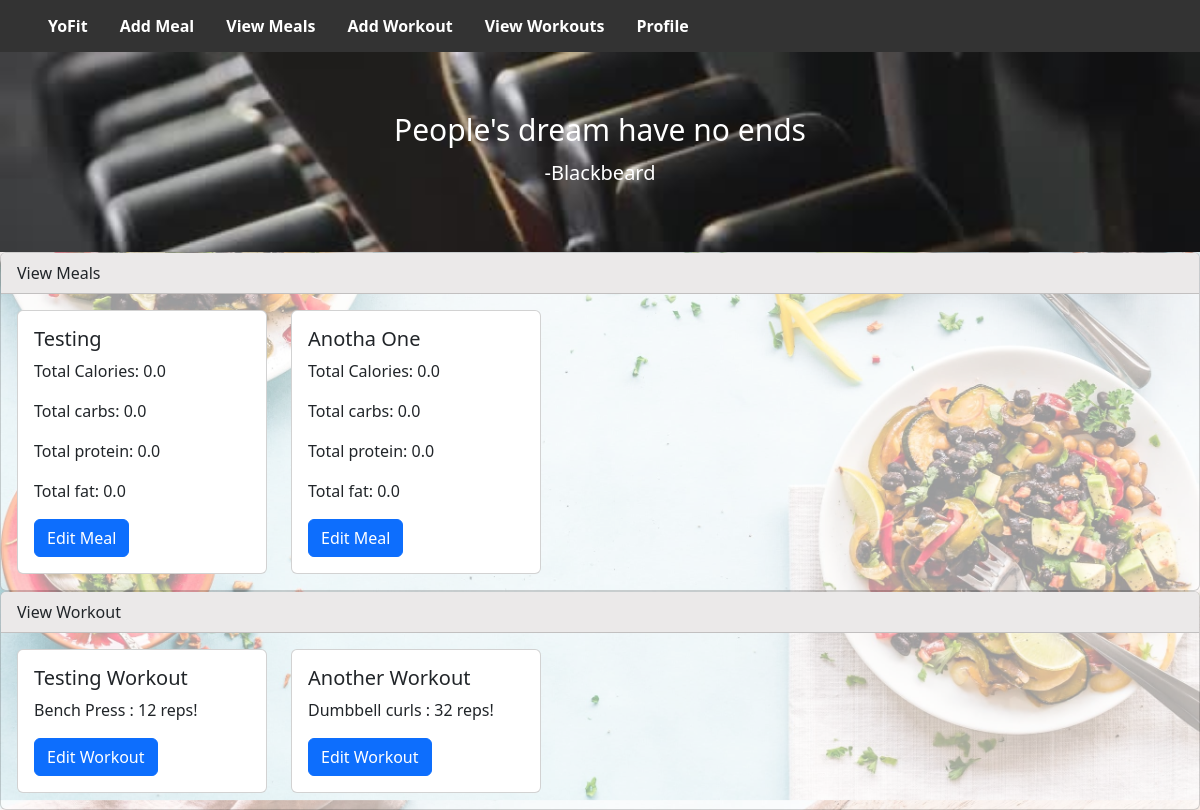
Page /home (signed in) on the earlier database version.
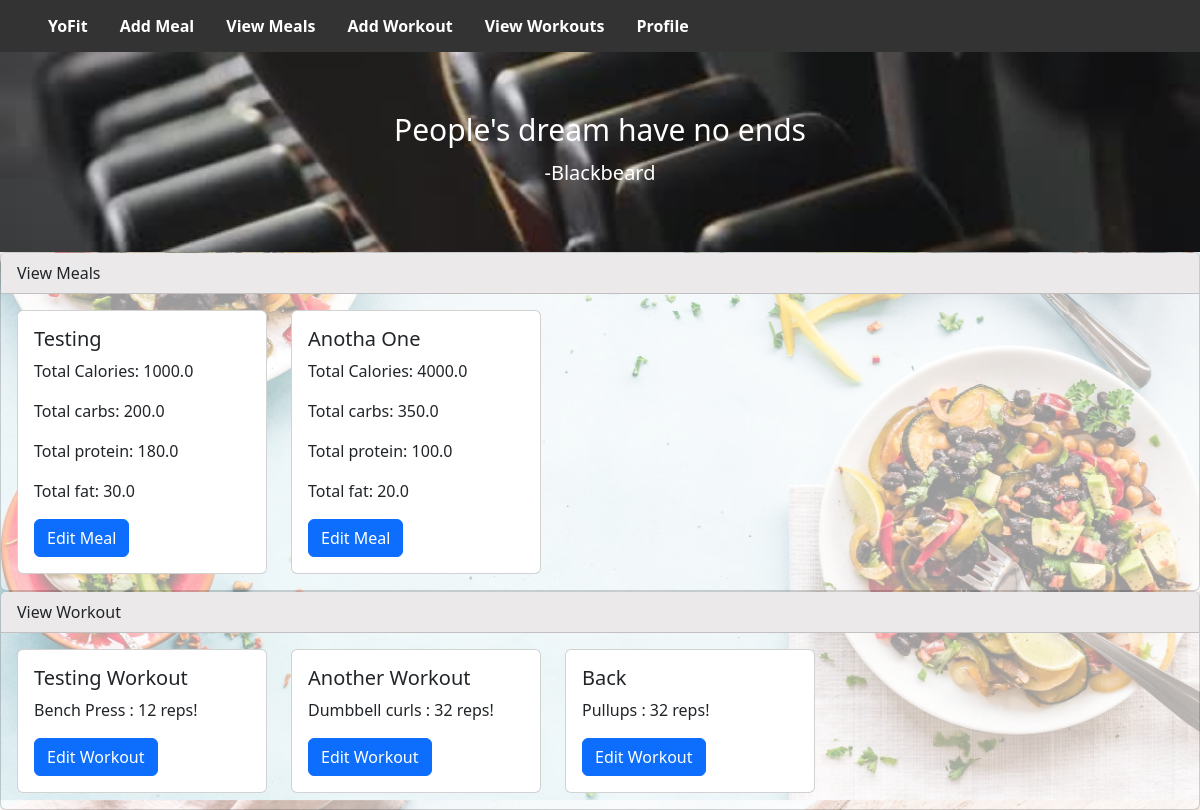
Same page on the later database version.
### app/models.py (models this page shows)
class Meal(db.Model):
 id = db.Column(db.Integer, primary_key = True)
 name = db.Column(db.String(32))
 type = db.Column(db.String(16))
 meal_item_names = db.Column(db.String(1024))
 time_to_eat = db.Column(db.Date, default = date.today())
 time_meal = db.Column(db.Time, default = datetime.now())
 creator_id = db.Column(db.Integer, db.ForeignKey(User.id))
 meal_calories = db.Column(db.Float)
 meal_carbs = db.Column(db.Float)
 meal_protien = db.Column(db.Float) #spell mischeck- incase there is a bug later
 meal_fat = db.Column(db.Float)

class Workout(db.Model):
 id = db.Column(db.Integer, primary_key = True)
 name = db.Column(db.String(32))
 exercise = db.Column(db.String(32))
 repititions = db.Column(db.Integer)
 time_to_do = db.Column(db.Date, default = date.today())
 time_workout = db.Column(db.Time, default = datetime.now())
 creator_id = db.Column(db.Integer, db.ForeignKey(User.id))

### app/routes.py (the view)
@appObj.route('/home') #home page
@login_required
def home():
 user = current_user
 all_workouts = Workout.query.filter_by(creator_id = user.id).all()
 all_meals = Meal.query.filter_by(creator_id = user.id).all()
 return render_template('home.html', all_meals = all_meals, all_workouts = all_workouts)

### app/models.py (called while the page is built)
@login.user_loader
def load_user(id):
 return User.query.get(int(id))

### app/templates/home.html (shortened to what this page needs)
<!DOCTYPE html>
<html lang="en" >
<head>
    <link rel="stylesheet" href="{{ url_for('static', filename='css/homepage.css') }}">
    <link href="https://cdn.jsdelivr.net/npm/bootstrap@5.2.3/dist/css/bootstrap.min.css" rel="stylesheet">
</head>
<header>
    <ul>
        <li><a class="active" href="/home">YoFit</a></li>
        <li><a class="active" href="/createMeal">Add Meal</a></li>
        <li><a class="active" href="/viewMeals">View Meals</a></li>
        <li><a class="active" href="/createWorkout">Add Workout</a></li>
        <li><a class="active" href="/viewWorkouts">View Workouts</a></li>
        <li><a class="active" href="/profile">Profile</a></li>
      </ul>
</header>
<body>
  <div class="hero-image">
    <div class="hero-text">
      <h1 id="quoteBanner">“Inherited Will, The Destiny of the Age, and The Dreams of the People. As long as people continue to pursue the meaning of Freedom, these things will never cease to be!"</h1>
      <h2 id="quoteAuthor">-Gol D. Roger</h2>
    </div>
  </div>
  <div class="card" style = "width: 100%; background:rgba(255, 255, 255, 0.6);">
    <div class="card-header" style = "background:rgb(235, 233, 233);">
      View Meals
    </div>
    <div class="card-body" style = "background:rgba(0,0,0,0);">
        <div class="row" style = "background:rgba(0,0,0,0);">
            {% for meal in all_meals %}
            <div class="col-sm-6" style = "background:rgba(0,0,0,0); width: fit-content;">
              <div class="card" style ="min-width: 250px;">
                <div class="card-body">
                  <h5 class="card-title">{{meal.name}}</h5>
                  <p class = "card-text"> Total Calories: {{meal.meal_calories}} </p>
                  <p class="card-text">Total carbs: {{meal.meal_carbs}}</p>
                  <p class="card-text">Total protein: {{meal.meal_protien}}</p>
                  <p class="card-text"> Total fat: {{meal.meal_fat}} </p>
                  <a href="/editMeal/{{meal.id}}" class="btn btn-primary">Edit Meal</a>
                </div>
              </div>
            </div>
            {% endfor %}
          </div>
    </div>
  </div>
  <div class="card" style = "width: 100%; background:rgba(255, 255, 255, 0.6);">
    <div class="card-header" style = "background:rgb(235, 233, 233);">
      View Workout
    </div>
    <div class="card-body" style = "background:rgba(0,0,0,0);">
        <div class="row" style = "background:rgba(0,0,0,0);">
            {% for workout in all_workouts%}
            <div class="col-sm-6" style = "background:rgba(0,0,0,0); width: fit-content;">
              <div class="card" style ="min-width: 250px;">
                <div class="card-body">
                  <h5 class="card-title">{{workout.name}}</h5>
                  <p class="card-text">{{workout.exercise}} : {{workout.repititions}} reps!</p>
                  <a href="/editWorkout/{{workout.id}}" class="btn btn-primary">Edit Workout</a>
                </div>
              </div>
            </div>
            {% endfor %}
          </div>
    </div>
  </div>
</body>
</html>

### app/static/css/homepage.css (style rules this page uses)
body { background-image:url("/static/css/images/login-background.jpeg"); background-size: 100%; }
.card { width: 100px; height: 500px; }
ul { width: 100%; list-style-type: none; margin: 0; padding: 0; overflow: hidden; background-color: #333; margin-bottom: 0; }
li { float: left; font-weight: 800; }
li a { display: block; color: white; text-align: center; padding: 14px 16px; text-decoration: none; }
.hero-image { background-image: url("/static/css/images/dumbbells.jpeg"); background-size: 100%; height: 25vh; margin-top: -16px; }
.hero-text h1 { text-align: center; font-size: 30px; color: white; padding-top: 5%; padding-left: 5px; padding-right: 5px; }
.hero-text h2 { text-align: center; font-size: 20px; color: white; padding-top: 5px; padding-left: 5px; padding-right: 5px; }

Differences in the rows shown:
changed Meal "Testing": meal_calories "0.0" → "1000.0"; meal_carbs "0.0" → "200.0"; meal_protien "0.0" → "180.0"; meal_fat "0.0" → "30.0"
changed Meal "Anotha One": meal_calories "0.0" → "4000.0"; meal_carbs "0.0" → "350.0"; meal_protien "0.0" → "100.0"; meal_fat "0.0" → "20.0"
added Workout: name "Back", exercise "Pullups", repititions "32"
